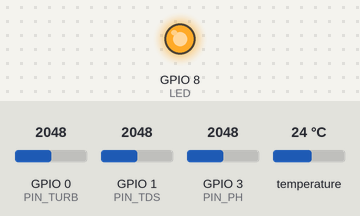
A sketch run on a simulated ESP32-C3. Parts: output pins drawn as LEDs (lit = HIGH). The test bench sets the inputs (shaded band); at power-on: GPIO 0 (PIN_TURB) = 2048, GPIO 1 (PIN_TDS) = 2048, GPIO 3 (PIN_PH) = 2048, temperature 24 °C (analog values on the 0–4095 scale). What the sketch prints to the serial monitor is not drawn.

Above: at 7.1 s.
7.2 s: GPIO 0 (PIN_TURB) set to 2531
At 8.4 s:
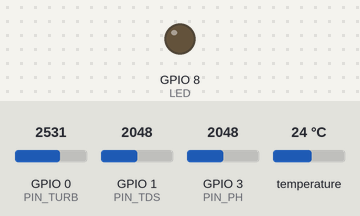
8.7 s: GPIO 0 (PIN_TURB) set to 2590
Timing chart, 0 to 27.6 s (numbered marks = the images above; inputs shaded):
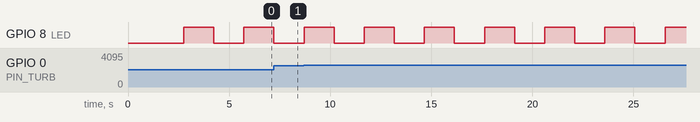

The sketch:

esp32c3_sensor_test.ino
```cpp
/*
  4-sensor test for the ESP32-C3 Super Mini   (no Wi-Fi, no website)

  Reads pH, TDS, turbidity and DS18B20 temperature once a second and prints, for each:
  the voltage at the pin, the sensor-board voltage, the converted value, and a warning
  if the wiring looks wrong. Use it to check each sensor BEFORE flashing the station.

  Same pins, formulas and defaults as firmware/esp32c3_station, so the numbers here are
  the numbers the website will get.

  ------------------------------------------------------------------------------------
  Wiring (sensor board -> ESP32-C3 Super Mini)

    pH board        5V  -> 5V        GND -> G     OUT -> GPIO3   (direct, DIV_PH 1.0)
    TDS board       VCC -> 3.3       GND -> G     A   -> GPIO1   (direct, 0-2.3 V)
    Turbidity board VCC -> 5V        GND -> G     A   -> 10k -> GPIO0, GPIO0 -> 10k -> G
                    (switch on the turbidity board set to "A", not "D")
    DS18B20 probe   red -> 3.3       black -> G   yellow -> GPIO10
                    + 4.7 kOhm resistor between yellow (GPIO10) and 3.3
                    (not needed if your probe came on a small board with a resistor)

  !! The turbidity board puts out up to 4.5 V in clear water. Without the two 10 kOhm
  !! resistors that is more than the 3.3 V the ESP32-C3 pin can take. Always fit them.
  ------------------------------------------------------------------------------------

  Arduino IDE: board "ESP32C3 Dev Module" (or MakerGO ESP32 C3 SuperMini),
  Tools -> USB CDC On Boot: Enabled, Serial Monitor at 115200.
  Libraries: OneWire (2.3.8 or newer), DallasTemperature.
*/
#include <OneWire.h>
#include <DallasTemperature.h>

// ---------------- pins ----------------
#define PIN_PH    3
#define PIN_TDS   1
#define PIN_TURB  0
#define PIN_TEMP  10
#define LED       8      // on-board blue LED, lit when LOW

// ---------------- dividers (sensor-board volts / pin volts) ----------------
#define DIV_PH    1.0    // 2.0 if you add 10k + 10k on the pH OUT too
#define DIV_TDS   1.0
#define DIV_TURB  2.0

// ---------------- calibration (same defaults as config.h) ----------------
#define PH_V7        2.00   // board volts in pH 7.00 buffer
#define PH_V4        1.15   // board volts in pH 4.01 buffer
#define TDS_K        1.00   // known TDS / measured TDS
#define TURB_VCLEAR  4.20   // board volts in clear water

const float PIN_MAX_V = 2.5;  // the ESP32-C3 ADC reads accurately up to about 2.5 V

OneWire oneWire(PIN_TEMP);
DallasTemperature ds(&oneWire);
int dsCount = 0;

// Median of 21 calibrated readings, in volts AT THE PIN.
float pinVolts(int pin) {
  int mv[21];
  for (int i = 0; i < 21; i++) { mv[i] = analogReadMilliVolts(pin); delay(4); }
  for (int i = 1; i < 21; i++) {                    // insertion sort
    int v = mv[i], j = i - 1;
    while (j >= 0 && mv[j] > v) { mv[j + 1] = mv[j]; j--; }
    mv[j + 1] = v;
  }
  return mv[10] / 1000.0;
}

float toPH(float v, float t) {
  float slope = (PH_V7 - PH_V4) / (7.00 - 4.01);
  slope *= (273.15 + t) / 298.15;                   // Nernst temperature correction
  return 7.0 + (v - PH_V7) / slope;
}
float toTDS(float v, float t) {
  float vc = v / (1.0 + 0.02 * (t - 25.0));         // compensate to 25 °C
  float ppm = (133.42 * vc * vc * vc - 255.86 * vc * vc + 857.39 * vc) * 0.5;
  return constrain(ppm * TDS_K, 0.0, 2000.0);
}
float toNTU(float v) {
  v = v * (4.2 / TURB_VCLEAR);
  if (v >= 4.2) return 0.0;
  if (v <= 2.56) return 3000.0;
  return constrain(-1120.4 * v * v + 5742.3 * v - 4352.9, 0.0, 3000.0);
}

// Warning text for a pin voltage, or "" if it looks fine.
const char* pinCheck(float vPin) {
  if (vPin < 0.02) return "  <- ~0 V: wire not connected, or board not powered";
  if (vPin > PIN_MAX_V) return "  <- TOO HIGH for the pin: fit the 10k + 10k divider";
  return "";
}

void setup() {
  Serial.begin(115200);
  delay(1500);                                      // let the USB serial port appear
  pinMode(LED, OUTPUT);
  analogReadResolution(12);
  analogSetAttenuation(ADC_11db);                   // 0 to ~2.5 V on the ESP32-C3
  ds.begin();
  ds.setResolution(12);
  dsCount = ds.getDeviceCount();
  Serial.println("\n4-sensor test (ESP32-C3) - pH GPIO3, TDS GPIO1, turbidity GPIO0, DS18B20 GPIO10");
  Serial.printf("DS18B20 probes found: %d%s\n", dsCount,
                dsCount ? "" : "  <- none: check wiring and the 4.7 kOhm pull-up");
}

void loop() {
  // 1. Temperature first: pH and TDS are corrected with it.
  float tempC = NAN;
  ds.requestTemperatures();                         // ~750 ms at 12-bit
  float t = ds.getTempCByIndex(0);
  if (t > -50 && t != 85.0 && t != DEVICE_DISCONNECTED_C) tempC = t;
  float tc = isnan(tempC) ? 25.0 : tempC;

  // 2. pH
  float pPh = pinVolts(PIN_PH), vPh = pPh * DIV_PH, ph = toPH(vPh, tc);

  // 3. TDS (read after pH: the TDS probe's signal can disturb a pH probe in the same water)
  delay(200);
  float pTds = pinVolts(PIN_TDS), vTds = pTds * DIV_TDS, tds = toTDS(vTds, tc);

  // 4. Turbidity
  float pTurb = pinVolts(PIN_TURB), vTurb = pTurb * DIV_TURB, ntu = toNTU(vTurb);

  Serial.println("------------------------------------------------------------");
  if (isnan(tempC)) Serial.println("Temp      : not found (pH/TDS corrected at 25 C)");
  else              Serial.printf("Temp      : %.2f C\n", tempC);
  Serial.printf("pH        : %5.2f      pin %.3f V  board %.3f V%s\n", ph, pPh, vPh, pinCheck(pPh));
  Serial.printf("TDS       : %5.0f mg/L  pin %.3f V  board %.3f V%s\n", tds, pTds, vTds, pinCheck(pTds));
  Serial.printf("Turbidity : %5.1f NTU   pin %.3f V  board %.3f V%s\n", ntu, pTurb, vTurb, pinCheck(pTurb));
  if (ph < 2.0 || ph > 12.0) Serial.println("            pH outside 2-12: probe dry, unplugged, or not calibrated");

  digitalWrite(LED, !digitalRead(LED));             // blink once per loop
  delay(250);
}
```

Measured:
- by itself, GPIO 8 (LED): alternates HIGH for 1.5 s and LOW for 1.5 s
